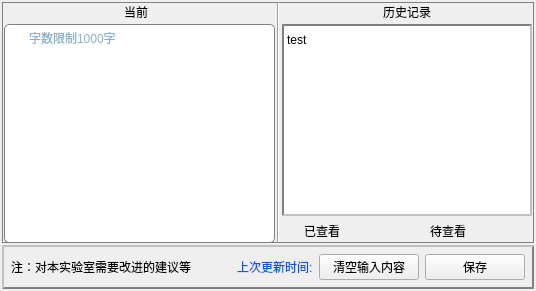
          <widget class="QWidget" name="tab_3">
           <attribute name="icon">
            <iconset resource="image.qrc">
             <normaloff>:/images/images/else/advice.png</normaloff>:/images/images/else/advice.png</iconset>
           </attribute>
           <attribute name="title">
            <string>建议</string>
           </attribute>
           <layout class="QVBoxLayout" name="verticalLayout_9">
            <property name="spacing">
             <number>2</number>
            </property>
            <property name="leftMargin">
             <number>2</number>
            </property>
            <property name="topMargin">
             <number>2</number>
            </property>
            <property name="rightMargin">
             <number>2</number>
            </property>
            <property name="bottomMargin">
             <number>2</number>
            </property>
            <item>
             <widget class="QWidget" name="widget_5" native="true">
              <layout class="QVBoxLayout" name="verticalLayout_14">
               <property name="spacing">
                <number>2</number>
               </property>
               <property name="leftMargin">
                <number>0</number>
               </property>
               <property name="topMargin">
                <number>0</number>
               </property>
               <property name="rightMargin">
                <number>0</number>
               </property>
               <property name="bottomMargin">
                <number>0</number>
               </property>
               <item>
                <widget class="QWidget" name="tab3widget" native="true">
                 <property name="minimumSize">
                  <size>
                   <width>30</width>
                   <height>30</height>
                  </size>
                 </property>
                 <property name="styleSheet">
                  <string notr="true">QWidget#tab3widget
{
border: 1px solid gray; 
}</string>
                 </property>
                 <layout class="QHBoxLayout" name="horizontalLayout_15">
                  <property name="spacing">
                   <number>2</number>
                  </property>
                  <property name="leftMargin">
                   <number>2</number>
                  </property>
                  <property name="topMargin">
                   <number>0</number>
                  </property>
                  <property name="rightMargin">
                   <number>2</number>
                  </property>
                  <property name="bottomMargin">
                   <number>0</number>
                  </property>
                  <item>
                   <widget class="QWidget" name="verticalWidget" native="true">
                    <property name="styleSheet">
                     <string notr="true"/>
                    </property>
                    <layout class="QVBoxLayout" name="verticalLayout_12">
                     <property name="spacing">
                      <number>2</number>
                     </property>
                     <property name="leftMargin">
                      <number>0</number>
                     </property>
                     <property name="topMargin">
                      <number>0</number>
                     </property>
                     <property name="rightMargin">
                      <number>0</number>
                     </property>
                     <property name="bottomMargin">
                      <number>0</number>
                     </property>
                     <item alignment="Qt::AlignHCenter">
                      <widget class="QLabel" name="label_22">
                       <property name="minimumSize">
                        <size>
                         <width>30</width>
                         <height>20</height>
                        </size>
                       </property>
                       <property name="text">
                        <string>当前</string>
                       </property>
                      </widget>
                     </item>
                     <item>
                      <widget class="QTextEdit" name="leAdvice">
                       <property name="styleSheet">
                        <string notr="true">QTextEdit
{
border: 1px solid gray;
border-radius:5px; 
background:rgba(255,255,255,0); 
padding: 0px 10px 0px 20px;
background:white;selection-background-color: darkgray;
}
QTextEdit:enabled{color:#19649F;}
QTextEdit:disabled{color:#666666;}</string>
                       </property>
                       <property name="placeholderText">
                        <string>字数限制1000字</string>
                       </property>
                      </widget>
                     </item>
                    </layout>
                   </widget>
                  </item>
                  <item>
                   <widget class="Line" name="line_11">
                    <property name="orientation">
                     <enum>Qt::Vertical</enum>
                    </property>
                   </widget>
                  </item>
                  <item>
                   <widget class="QWidget" name="verticalWidget_110" native="true">
                    <property name="maximumSize">
                     <size>
                      <width>250</width>
                      <height>16777215</height>
                     </size>
                    </property>
                    <layout class="QVBoxLayout" name="verticalLayout_8">
                     <property name="spacing">
                      <number>2</number>
                     </property>
                     <property name="leftMargin">
                      <number>0</number>
                     </property>
                     <property name="topMargin">
                      <number>0</number>
                     </property>
                     <property name="rightMargin">
                      <number>0</number>
                     </property>
                     <property name="bottomMargin">
                      <number>0</number>
                     </property>
                     <item alignment="Qt::AlignHCenter">
                      <widget class="QLabel" name="label_21">
                       <property name="minimumSize">
                        <size>
                         <width>0</width>
                         <height>20</height>
                        </size>
                       </property>
                       <property name="text">
                        <string>历史记录</string>
                       </property>
                      </widget>
                     </item>
                     <item>
                      <widget class="QListWidget" name="AdviceList">
                       <property name="styleSheet">
                        <string notr="true">
QListWidget
{
    border:2px solid gray;   /*边界线:宽度、颜色*/
    /*background:gray;*/    /*表格背景色*/
    color:black;        /*前景色：文字颜色*/
	border-style:inset;
    /*margin:5px,5px,0px,50px;*/   /*上、下、左、右，间距*/
}


QListWidget::item
{
    padding-top:10px;
    padding-bottom:4px;
}


QListWidget::item:hover
{
    show-decoration-selected:5;
    background:skyblue;
}

QListWidget::item:selected
{
    /*border:0px;*/
    background:lightgray;
    padding:0px;
    margin:0px;
    color:red;
}

/*上次选择后保留的状态，鼠标离开后显示*/
QListWidget::item:selected:!active
{
    border-width:0px;
    background:lightgreen;
}
</string>
                       </property>
                       <item>
                        <property name="text">
                         <string>test</string>
                        </property>
                       </item>
                      </widget>
                     </item>
                     <item>
                      <widget class="QWidget" name="widget_4" native="true">
                       <property name="minimumSize">
                        <size>
                         <width>0</width>
                         <height>25</height>
                        </size>
                       </property>
                       <layout class="QHBoxLayout" name="horizontalLayout_16">
                        <property name="spacing">
                         <number>2</number>
                        </property>
                        <property name="leftMargin">
                         <number>0</number>
                        </property>
                        <property name="topMargin">
                         <number>0</number>
                        </property>
                        <property name="rightMargin">
                         <number>0</number>
                        </property>
                        <property name="bottomMargin">
                         <number>0</number>
                        </property>
                        <item>
                         <widget class="QLabel" name="labADsolved">
                          <property name="minimumSize">
                           <size>
                            <width>20</width>
                            <height>20</height>
                           </size>
                          </property>
                          <property name="maximumSize">
                           <size>
                            <width>20</width>
                            <height>20</height>
                           </size>
                          </property>
                          <property name="text">
                           <string/>
                          </property>
                         </widget>
                        </item>
                        <item>
                         <widget class="QLabel" name="label_25">
                          <property name="text">
                           <string>已查看</string>
                          </property>
                         </widget>
                        </item>
                        <item>
                         <widget class="QLabel" name="labUnsolved">
                          <property name="maximumSize">
                           <size>
                            <width>20</width>
                            <height>20</height>
                           </size>
                          </property>
                          <property name="text">
                           <string/>
                          </property>
                         </widget>
                        </item>
                        <item>
                         <widget class="QLabel" name="label_26">
                          <property name="text">
                           <string>待查看</string>
                          </property>
                         </widget>
                        </item>
                       </layout>
                      </widget>
                     </item>
                    </layout>
                   </widget>
                  </item>
                 </layout>
                </widget>
               </item>
               <item>
                <widget class="QWidget" name="horizontalWidget_t" native="true">
                 <property name="styleSheet">
                  <string notr="true">QWidget#horizontalWidget_t
{
border: 2px solid gray; 
border-style:outset;
}</string>
                 </property>
                 <layout class="QHBoxLayout" name="horizontalLayout_12">
                  <item>
                   <widget class="QLabel" name="label_19">
                    <property name="text">
                     <string>注：对本实验室需要改进的建议等</string>
                    </property>
                   </widget>
                  </item>
                  <item>
                   <spacer name="horizontalSpacer_7">
                    <property name="orientation">
                     <enum>Qt::Horizontal</enum>
                    </property>
                    <property name="sizeHint" stdset="0">
                     <size>
                      <width>40</width>
                      <height>20</height>
                     </size>
                    </property>
                   </spacer>
                  </item>
                  <item>
                   <widget class="QLabel" name="labLastAdUpdateTime">
                    <property name="styleSheet">
                     <string notr="true">QLabel
{
color:rgb(0, 85, 255)
}</string>
                    </property>
                    <property name="text">
                     <string>上次更新时间:</string>
                    </property>
                   </widget>
                  </item>
                  <item>
                   <widget class="QPushButton" name="resetAdBtn">
                    <property name="minimumSize">
                     <size>
                      <width>100</width>
                      <height>0</height>
                     </size>
                    </property>
                    <property name="text">
                     <string>清空输入内容</string>
                    </property>
                   </widget>
                  </item>
                  <item>
                   <widget class="QPushButton" name="confirmAdBtn">
                    <property name="minimumSize">
                     <size>
                      <width>100</width>
                      <height>0</height>
                     </size>
                    </property>
                    <property name="text">
                     <string>保存</string>
                    </property>
                   </widget>
                  </item>
                 </layout>
                </widget>
               </item>
              </layout>
             </widget>
            </item>
           </layout>
          </widget>
